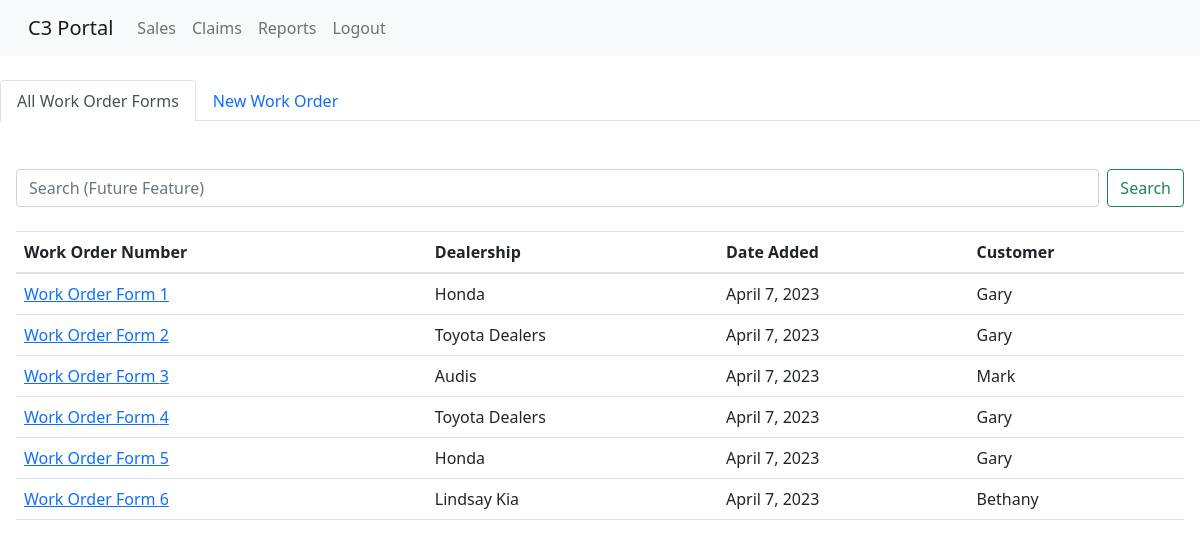
The page /work_order_forms/ (signed in) on the database its author committed.
### web_app/models.py (models this page shows, shortened)
class Work_order_form(models.Model):
    work_order_form_number = models.AutoField(primary_key=True)
    date_added = models.DateTimeField(auto_now_add=True)
    product = models.CharField(max_length=200, default='Rust Protection')     #the product that is being sold EX: rust protection, VIN etching
    quantity_used = models.CharField(max_length=200, default=1)
    payment_amount = models.CharField(max_length=200, default=100)
    customer_name = models.CharField(max_length=200, default='Bob')
    customer_phone = models.CharField(max_length=200, default='7801234567')
    vehicle_make = models.CharField(max_length=200, default='Honda')
    vehicle_vin = models.CharField(max_length=200, default='11111')
    dealership_name = models.CharField(max_length=200, default = 'Toyota')
    dealership_phone = models.CharField(max_length=200, default = '7801234567')
    contact_name = models.CharField(max_length=200, default='Bob')
    dealership_email = models.CharField(max_length=200, default = 'dealership@gmail.com')
    address = models.CharField(max_length=200, default = '47 Wallabeye Way')
    country = models.CharField(max_length=200, default = 'Canada')
    province = models.CharField(max_length=200, default = 'Alberta')
    postal_code = models.CharField(max_length=200, default = 'T8V T9C')
    text = models.CharField(max_length=200)

### web_app/views.py (the view)
# urls.py: path('work_order_forms/', views.work_order_forms, name='work_order_forms'),   # home page for all work order forms
@login_required
@permission_required("web_app.view_sale")
def work_order_forms(request):
    print('work_order_forms view function called')
    work_order_form_list=Work_order_form.objects.order_by('date_added')     # creates a list of all work order forms
    context={'work_order_forms':work_order_form_list}                       # assigns context as the list of work order forms
    return render(request,'web_app/work_order_forms.html',context)

### web_app/templates/web_app/work_order_forms.html
{% extends "web_app/base.html" %}
{% block content %}
  <br>
  <ul class="nav nav-tabs">
    <li class="nav-item" role="presentation">
      <button class="nav-link active" id="allworkorders-tab" data-bs-toggle="tab" href="{% url 'web_app:work_order_forms'%}" role="tab" aria-controls="nav-allworkorders" aria-selected="true">All Work Order Forms</button>
    </li>
    <li class="nav-item" role="presentation">
      <a class="nav-link" href="{% url 'web_app:new_work_order_form'%}">New Work Order</a>
    </li>
  </ul>
  <br>
  <div style="margin-left:16px; margin-right:16px">
    <br>
    <form class="d-flex" role="search">
      <input class="form-control me-2" type="search" placeholder="Search (Future Feature)" aria-label="Search">
      <button class="btn btn-outline-success" type="submit">Search</button>
    </form>
    <br>
    <table class="table">
      <thead>
        <tr>
          <th>Work Order Number</th>
          <th>Dealership</th>
          <th>Date Added</th>
          <th>Customer</th>
        </tr>
      </thead>
      <tbody>
        {% for work_order_form in work_order_forms %}
          <tr>
            <td><a href="{% url 'web_app:work_order_form' work_order_form.work_order_form_number %}">Work Order Form {{ work_order_form.work_order_form_number }}</a></td>
            <td>{{ work_order_form.dealership_name }}</td>
            <td>{{ work_order_form.date_added|date:"F j, Y" }}</td>
            <td>{{ work_order_form.customer_name }}</td>
          </tr>
        {% endfor %}
      </tbody>
    </table>
  </div>
{% endblock content %}

### rows shown on the page
Work_order_form: work_order_form_number "1", dealership_name "Honda", date_added "April 7, 2023", customer_name "Gary"
Work_order_form: work_order_form_number "2", dealership_name "Toyota Dealers", date_added "April 7, 2023", customer_name "Gary"
Work_order_form: work_order_form_number "3", dealership_name "Audis", date_added "April 7, 2023", customer_name "Mark"
Work_order_form: work_order_form_number "4", dealership_name "Toyota Dealers", date_added "April 7, 2023", customer_name "Gary"
Work_order_form: work_order_form_number "5", dealership_name "Honda", date_added "April 7, 2023", customer_name "Gary"
Work_order_form: work_order_form_number "6", dealership_name "Lindsay Kia", date_added "April 7, 2023", customer_name "Bethany"
